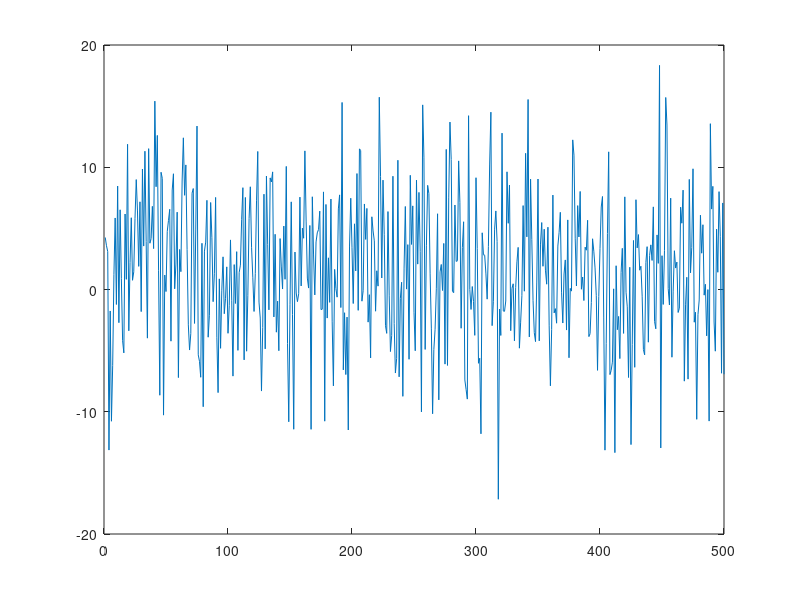

This figure's MATLAB source: (Note: this script raises an error after producing the figure.)
%Generacja danych 
N = 500; 
X = randn(N,20); 
y = 1 + X(:,3)*5 + 3*X(:,9)+2*X(:,15) + 0.2*randn(N,1); 
plot(y) 
d=sign(y); 
d(find(y<0))=2; 
% Dane ucz�ce 
xl=X(1:N/2,:); 
dl=d(1:N/2); 
b = TreeBagger(100,xl,dl,'oobpred','on', 'oobvarimp', 'on', 'NVarToSample',4) 
qq=b.OOBPermutedVarDeltaError; bar(qq), grid 
figure, plot(oobError(b)) 
% Dane testujace  
xt=X(N/2+1:end,:);  
dt=d(N/2+1:end);  
y=predict(b,xt);  
%er=find(abs(y-dt)>0.5))  
yy=cell2mat(y);
yyy=str2num(yy);  
error=sum((yyy~=dt))/length(dt)  
nn=length(yyy);  
c1=0;
c2=0;  
for i=1:nn     
    if(yyy(i)==1 & dt(i)==1)         
        c1=c1+1;     
    else           
        if(yyy(i)==2 & dt(i)==2)         
            c2=c2+1;          
        end     
    end  
end  
d1=0;d2=0; 
for i=1:nn     
    if( dt(i)==1)         
        d1=d1+1;     
    else           
        if( dt(i)==2)              
            d2=d2+1;          
        end     
    end 
end 
% Dok�adno�� rozpoznania klas 
czul1=c1/d1*100 
czul2=c2/d2*100 